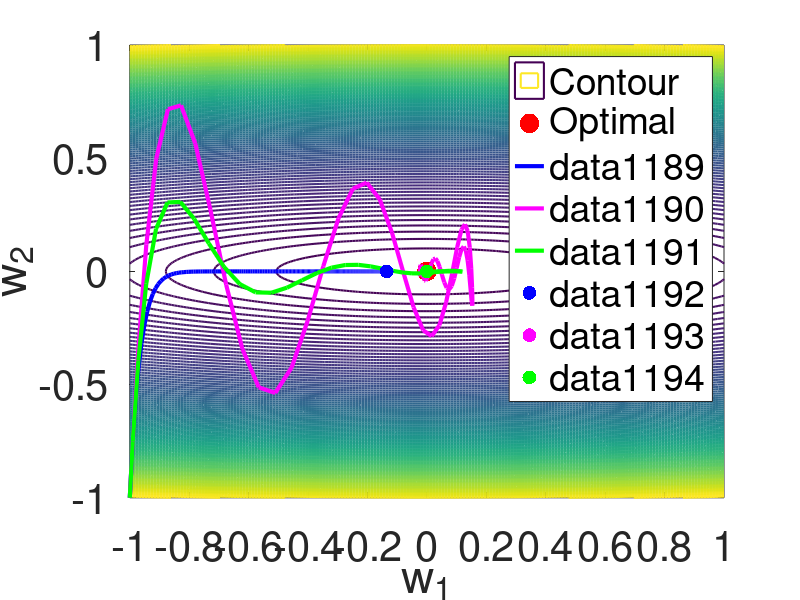

Source code (MATLAB):
x1 = -1:0.01:1;
x2 = -1:0.01:1;
[X1,X2] = meshgrid(x1,x2);
Z = X1.^2+(5*X2).^2;
fig = figure(1);
set(fig, 'Position', [100 100 1400 1200])
contour(X1,X2,Z,100,'Linewidth',1.5)
set(gca,'fontsize',30)
xbounds = xlim;
set(gca,'XTick',xbounds(1):0.2:xbounds(2));
hold on
xlabel('w_1');
ylabel('w_2');

T = 200;
eta = 0.005;

x1 = zeros(T,1);
x2 = x1;
x1(1) = -1;
x2(1) = -1;

x_m1 = x1;x_m2 = x2;v_m1 = 0;v_m2 = 0;
x_n1 = x1;x_n2 = x2;v_n1 = 0;v_n2 = 0;

scatter(0, 0, 200, 'r', 'filled');

for t = 1:T-1
    %sd
    sdPlot = plot(x1(1:t), x2(1:t), 'b', 'Linewidth', 3);
    mPlot = plot(x_m1(1:t), x_m2(1:t), 'm', 'Linewidth', 3);
    nPlot = plot(x_n1(1:t), x_n2(1:t), 'g', 'Linewidth', 3);
    
    sdScatter = scatter(x1(t), x2(t),  100, 'b', 'filled');
    mScatter = scatter(x_m1(t), x_m2(t), 100, 'm', 'filled');
    nScatter = scatter(x_n1(t), x_n2(t), 100, 'g', 'filled');
    
    x1(t+1) = x1(t) - eta * 2 * x1(t);
    x2(t+1) = x2(t) - eta * 50 * x2(t);
  
    v_m1 = 0.9*v_m1 - eta * 2 * x_m1(t);
    v_m2 = 0.9*v_m2 - eta * 50 * x_m2(t);
    x_m1(t+1) = x_m1(t) + v_m1;
    x_m2(t+1) = x_m2(t) + v_m2;
  
    v_n1 = 0.9*v_n1 - eta * 2 * (x_n1(t)+0.9*v_n1);
    v_n2 = 0.9*v_n2 - eta * 50 * (x_n2(t)+0.9*v_n2);
    x_n1(t+1) = x_n1(t) + v_n1;
    x_n2(t+1) = x_n2(t) + v_n2;
    
    legend('Contour','Optimal','Steepest Descent, eta=0.005', 'Momentum, mu=0.9, eta=0.005', 'Nesterov, mu=0.9, eta=0.005');
    pause(0.05);
    if (t == 1)
        pause(1);
    end
    delete(sdPlot);
    delete(mPlot);
    delete(nPlot);
    delete(sdScatter);
    delete(mScatter);
    delete(nScatter);
end
sdPlot = plot(x1, x2, 'b', 'Linewidth', 3);
mPlot = plot(x_m1, x_m2, 'm', 'Linewidth', 3);
nPlot = plot(x_n1, x_n2, 'g', 'Linewidth', 3);
sdScatter = scatter(x1(T), x2(T),  100, 'b', 'filled');
mScatter = scatter(x_m1(T), x_m2(T), 100, 'm', 'filled');
nScatter = scatter(x_n1(T), x_n2(T), 100, 'g', 'filled');
